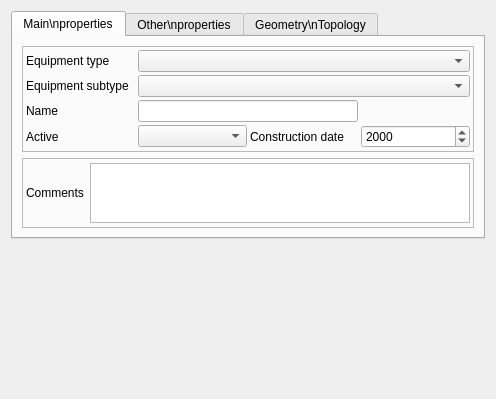
<?xml version="1.0" encoding="UTF-8"?>
<ui version="4.0">
 <class>Form_base3_wds</class>
 <widget class="QWidget" name="Form_base3_wds">
  <property name="geometry">
   <rect>
    <x>0</x>
    <y>0</y>
    <width>496</width>
    <height>399</height>
   </rect>
  </property>
  <property name="windowTitle">
   <string>Form</string>
  </property>
  <layout class="QVBoxLayout" name="verticalLayout" stretch="0,10">
   <item>
    <widget class="QTabWidget" name="tabWidget">
     <property name="currentIndex">
      <number>0</number>
     </property>
     <widget class="QWidget" name="tab">
      <attribute name="title">
       <string>Main\nproperties</string>
      </attribute>
      <layout class="QVBoxLayout" name="verticalLayout_2">
       <item>
        <widget class="QFrame" name="frame">
         <property name="frameShape">
          <enum>QFrame::StyledPanel</enum>
         </property>
         <property name="frameShadow">
          <enum>QFrame::Raised</enum>
         </property>
         <layout class="QGridLayout" name="gridLayout">
          <property name="leftMargin">
           <number>3</number>
          </property>
          <property name="topMargin">
           <number>3</number>
          </property>
          <property name="rightMargin">
           <number>3</number>
          </property>
          <property name="bottomMargin">
           <number>3</number>
          </property>
          <property name="spacing">
           <number>3</number>
          </property>
          <item row="0" column="0">
           <widget class="QLabel" name="label_2">
            <property name="text">
             <string>Equipment type</string>
            </property>
            <property name="wordWrap">
             <bool>true</bool>
            </property>
           </widget>
          </item>
          <item row="1" column="0">
           <widget class="QLabel" name="label_8">
            <property name="text">
             <string>Equipment subtype</string>
            </property>
            <property name="wordWrap">
             <bool>true</bool>
            </property>
           </widget>
          </item>
          <item row="3" column="0">
           <widget class="QLabel" name="label_28">
            <property name="text">
             <string>Active</string>
            </property>
           </widget>
          </item>
          <item row="2" column="0">
           <widget class="QLabel" name="label_24">
            <property name="text">
             <string>Name</string>
            </property>
           </widget>
          </item>
          <item row="3" column="1">
           <widget class="QComboBox" name="comboBox_enservice"/>
          </item>
          <item row="1" column="1" colspan="3">
           <widget class="QComboBox" name="comboBox_sstype"/>
          </item>
          <item row="0" column="1" colspan="3">
           <widget class="QComboBox" name="comboBox_typeouvrage"/>
          </item>
          <item row="3" column="2">
           <widget class="QLabel" name="label_29">
            <property name="text">
             <string>Construction date</string>
            </property>
            <property name="wordWrap">
             <bool>true</bool>
            </property>
           </widget>
          </item>
          <item row="3" column="3">
           <widget class="QDateEdit" name="dateEdit_anneepose">
            <property name="displayFormat">
             <string>yyyy</string>
            </property>
           </widget>
          </item>
          <item row="2" column="1" colspan="2">
           <widget class="QLineEdit" name="lineEdit_nom"/>
          </item>
         </layout>
        </widget>
       </item>
       <item>
        <widget class="QFrame" name="frame_2">
         <property name="frameShape">
          <enum>QFrame::StyledPanel</enum>
         </property>
         <property name="frameShadow">
          <enum>QFrame::Raised</enum>
         </property>
         <layout class="QHBoxLayout" name="horizontalLayout">
          <property name="leftMargin">
           <number>3</number>
          </property>
          <property name="topMargin">
           <number>3</number>
          </property>
          <property name="rightMargin">
           <number>3</number>
          </property>
          <property name="bottomMargin">
           <number>3</number>
          </property>
          <item>
           <widget class="QLabel" name="label_7">
            <property name="text">
             <string>Comments</string>
            </property>
           </widget>
          </item>
          <item>
           <widget class="QTextBrowser" name="textBrowser_commentaire">
            <property name="maximumSize">
             <size>
              <width>16777215</width>
              <height>60</height>
             </size>
            </property>
            <property name="readOnly">
             <bool>false</bool>
            </property>
           </widget>
          </item>
         </layout>
        </widget>
       </item>
      </layout>
     </widget>
     <widget class="QWidget" name="tab_2">
      <attribute name="title">
       <string>Other\nproperties</string>
      </attribute>
      <layout class="QVBoxLayout" name="verticalLayout_3">
       <item>
        <widget class="QStackedWidget" name="stackedWidget">
         <property name="currentIndex">
          <number>3</number>
         </property>
         <widget class="QWidget" name="Regard">
          <layout class="QGridLayout" name="gridLayout_2">
           <item row="0" column="0">
            <widget class="QLabel" name="label_26">
             <property name="text">
              <string>Total dynamic head</string>
             </property>
             <property name="wordWrap">
              <bool>true</bool>
             </property>
            </widget>
           </item>
           <item row="0" column="2">
            <widget class="QToolButton" name="toolButton_hmano">
             <property name="text">
              <string>...</string>
             </property>
            </widget>
           </item>
           <item row="0" column="1">
            <widget class="QDoubleSpinBox" name="doubleSpinBox_hmano">
             <property name="minimum">
              <double>-1.000000000000000</double>
             </property>
             <property name="maximum">
              <double>999999.000000000000000</double>
             </property>
            </widget>
           </item>
           <item row="1" column="1">
            <spacer name="verticalSpacer_2">
             <property name="orientation">
              <enum>Qt::Vertical</enum>
             </property>
             <property name="sizeHint" stdset="0">
              <size>
               <width>20</width>
               <height>40</height>
              </size>
             </property>
            </spacer>
           </item>
          </layout>
         </widget>
         <widget class="QWidget" name="branchement">
          <layout class="QGridLayout" name="gridLayout_5">
           <item row="0" column="0">
            <widget class="QLabel" name="label_5">
             <property name="text">
              <string>Volume</string>
             </property>
             <property name="wordWrap">
              <bool>true</bool>
             </property>
            </widget>
           </item>
           <item row="2" column="0">
            <widget class="QLabel" name="label_25">
             <property name="text">
              <string>Overflow elevation</string>
             </property>
             <property name="wordWrap">
              <bool>true</bool>
             </property>
            </widget>
           </item>
           <item row="0" column="1">
            <widget class="QDoubleSpinBox" name="doubleSpinBox_volume"/>
           </item>
           <item row="0" column="2">
            <widget class="QToolButton" name="toolButton_volume">
             <property name="text">
              <string>...</string>
             </property>
            </widget>
           </item>
           <item row="0" column="3">
            <widget class="QLabel" name="label_6">
             <property name="text">
              <string>Tank number</string>
             </property>
             <property name="wordWrap">
              <bool>true</bool>
             </property>
            </widget>
           </item>
           <item row="1" column="3">
            <widget class="QLabel" name="label_3">
             <property name="text">
              <string>Culvert elevation</string>
             </property>
             <property name="wordWrap">
              <bool>true</bool>
             </property>
            </widget>
           </item>
           <item row="0" column="4">
            <widget class="QSpinBox" name="spinBox_nbrecuves"/>
           </item>
           <item row="0" column="5">
            <widget class="QToolButton" name="toolButton_nbrecuve">
             <property name="text">
              <string>...</string>
             </property>
            </widget>
           </item>
           <item row="3" column="2">
            <spacer name="verticalSpacer_3">
             <property name="orientation">
              <enum>Qt::Vertical</enum>
             </property>
             <property name="sizeHint" stdset="0">
              <size>
               <width>20</width>
               <height>40</height>
              </size>
             </property>
            </spacer>
           </item>
           <item row="1" column="0">
            <widget class="QLabel" name="label">
             <property name="text">
              <string>Sql elevation</string>
             </property>
             <property name="wordWrap">
              <bool>true</bool>
             </property>
            </widget>
           </item>
           <item row="1" column="1">
            <widget class="QDoubleSpinBox" name="doubleSpinBox_cotesql"/>
           </item>
           <item row="1" column="4">
            <widget class="QDoubleSpinBox" name="doubleSpinBox_coteradier"/>
           </item>
           <item row="2" column="1">
            <widget class="QDoubleSpinBox" name="doubleSpinBox_cotetp"/>
           </item>
           <item row="1" column="2">
            <widget class="QToolButton" name="toolButton_cotesql">
             <property name="text">
              <string>...</string>
             </property>
            </widget>
           </item>
           <item row="1" column="5">
            <widget class="QToolButton" name="toolButton_coteradier">
             <property name="text">
              <string>...</string>
             </property>
            </widget>
           </item>
           <item row="2" column="2">
            <widget class="QToolButton" name="toolButton_cotetp">
             <property name="text">
              <string>...</string>
             </property>
            </widget>
           </item>
          </layout>
         </widget>
         <widget class="QWidget" name="refoulement">
          <layout class="QGridLayout" name="gridLayout_7">
           <item row="1" column="0">
            <widget class="QLabel" name="label_30">
             <property name="text">
              <string>Counter number</string>
             </property>
             <property name="wordWrap">
              <bool>true</bool>
             </property>
            </widget>
           </item>
           <item row="0" column="1">
            <widget class="QDoubleSpinBox" name="doubleSpinBox_diam">
             <property name="decimals">
              <number>3</number>
             </property>
            </widget>
           </item>
           <item row="0" column="2">
            <widget class="QToolButton" name="toolButton_diam">
             <property name="text">
              <string>...</string>
             </property>
            </widget>
           </item>
           <item row="0" column="0">
            <widget class="QLabel" name="label_27">
             <property name="text">
              <string>Diameter</string>
             </property>
             <property name="wordWrap">
              <bool>true</bool>
             </property>
            </widget>
           </item>
           <item row="2" column="0">
            <widget class="QLabel" name="label_31">
             <property name="text">
              <string>Counter type</string>
             </property>
             <property name="wordWrap">
              <bool>true</bool>
             </property>
            </widget>
           </item>
           <item row="3" column="0">
            <spacer name="verticalSpacer_4">
             <property name="orientation">
              <enum>Qt::Vertical</enum>
             </property>
             <property name="sizeHint" stdset="0">
              <size>
               <width>20</width>
               <height>40</height>
              </size>
             </property>
            </spacer>
           </item>
           <item row="1" column="1">
            <widget class="QDoubleSpinBox" name="doubleSpinBox_nbrecompteur"/>
           </item>
           <item row="1" column="2">
            <widget class="QToolButton" name="toolButton_nbrecompteur">
             <property name="text">
              <string>...</string>
             </property>
            </widget>
           </item>
           <item row="2" column="1" colspan="2">
            <widget class="QComboBox" name="comboBox_fonct"/>
           </item>
          </layout>
         </widget>
         <widget class="QWidget" name="page">
          <layout class="QGridLayout" name="gridLayout_6"/>
         </widget>
         <widget class="QWidget" name="autre"/>
        </widget>
       </item>
      </layout>
     </widget>
     <widget class="QWidget" name="tab_3">
      <attribute name="title">
       <string>Geometry\nTopology</string>
      </attribute>
      <layout class="QVBoxLayout" name="verticalLayout_4">
       <item>
        <widget class="QFrame" name="frame_4">
         <property name="frameShape">
          <enum>QFrame::StyledPanel</enum>
         </property>
         <property name="frameShadow">
          <enum>QFrame::Raised</enum>
         </property>
         <layout class="QGridLayout" name="gridLayout_4">
          <item row="0" column="0">
           <widget class="QLabel" name="label_32">
            <property name="text">
             <string>Depth</string>
            </property>
           </widget>
          </item>
          <item row="0" column="1">
           <widget class="QDoubleSpinBox" name="doubleSpinBox_prof">
            <property name="minimum">
             <double>-1.000000000000000</double>
            </property>
            <property name="maximum">
             <double>9999.000000000000000</double>
            </property>
           </widget>
          </item>
          <item row="0" column="2">
           <widget class="QToolButton" name="toolButton_prof">
            <property name="text">
             <string>...</string>
            </property>
           </widget>
          </item>
         </layout>
        </widget>
       </item>
       <item>
        <widget class="QFrame" name="frame_3">
         <property name="frameShape">
          <enum>QFrame::StyledPanel</enum>
         </property>
         <property name="frameShadow">
          <enum>QFrame::Raised</enum>
         </property>
         <layout class="QGridLayout" name="gridLayout_3">
          <property name="leftMargin">
           <number>3</number>
          </property>
          <property name="topMargin">
           <number>3</number>
          </property>
          <property name="rightMargin">
           <number>3</number>
          </property>
          <property name="bottomMargin">
           <number>3</number>
          </property>
          <property name="spacing">
           <number>3</number>
          </property>
          <item row="2" column="1">
           <widget class="QDoubleSpinBox" name="doubleSpinBox_Z">
            <property name="minimum">
             <double>-99.000000000000000</double>
            </property>
            <property name="maximum">
             <double>99999999.000000000000000</double>
            </property>
           </widget>
          </item>
          <item row="1" column="1">
           <widget class="QDoubleSpinBox" name="doubleSpinBox_Y">
            <property name="minimum">
             <double>-99.000000000000000</double>
            </property>
            <property name="maximum">
             <double>99999999.000000000000000</double>
            </property>
           </widget>
          </item>
          <item row="2" column="3">
           <widget class="QDoubleSpinBox" name="doubleSpinBox_dZ">
            <property name="minimum">
             <double>-1.000000000000000</double>
            </property>
            <property name="maximum">
             <double>999.000000000000000</double>
            </property>
           </widget>
          </item>
          <item row="1" column="0">
           <widget class="QLabel" name="label_18">
            <property name="text">
             <string>Y</string>
            </property>
           </widget>
          </item>
          <item row="2" column="0">
           <widget class="QLabel" name="label_22">
            <property name="text">
             <string>Z cover</string>
            </property>
           </widget>
          </item>
          <item row="1" column="3">
           <widget class="QDoubleSpinBox" name="doubleSpinBox_dY">
            <property name="minimum">
             <double>-1.000000000000000</double>
            </property>
            <property name="maximum">
             <double>999.000000000000000</double>
            </property>
           </widget>
          </item>
          <item row="0" column="0">
           <widget class="QLabel" name="label_15">
            <property name="text">
             <string>X</string>
            </property>
           </widget>
          </item>
          <item row="0" column="3">
           <widget class="QDoubleSpinBox" name="doubleSpinBox_dX">
            <property name="minimum">
             <double>-1.000000000000000</double>
            </property>
            <property name="maximum">
             <double>999.000000000000000</double>
            </property>
           </widget>
          </item>
          <item row="0" column="1">
           <widget class="QDoubleSpinBox" name="doubleSpinBox_X">
            <property name="minimum">
             <double>-99.000000000000000</double>
            </property>
            <property name="maximum">
             <double>99999999.000000000000000</double>
            </property>
           </widget>
          </item>
          <item row="1" column="2">
           <widget class="QLabel" name="label_21">
            <property name="text">
             <string>dY</string>
            </property>
           </widget>
          </item>
          <item row="0" column="2">
           <widget class="QLabel" name="label_16">
            <property name="text">
             <string>dX</string>
            </property>
           </widget>
          </item>
          <item row="2" column="2">
           <widget class="QLabel" name="label_23">
            <property name="text">
             <string>dZ</string>
            </property>
           </widget>
          </item>
          <item row="3" column="0" colspan="4">
           <widget class="QPushButton" name="pushButton_getGPS">
            <property name="text">
             <string>GPS</string>
            </property>
           </widget>
          </item>
         </layout>
        </widget>
       </item>
       <item>
        <widget class="QFrame" name="frame_gps">
         <property name="frameShape">
          <enum>QFrame::StyledPanel</enum>
         </property>
         <property name="frameShadow">
          <enum>QFrame::Raised</enum>
         </property>
        </widget>
       </item>
      </layout>
     </widget>
    </widget>
   </item>
   <item>
    <spacer name="verticalSpacer">
     <property name="orientation">
      <enum>Qt::Vertical</enum>
     </property>
     <property name="sizeHint" stdset="0">
      <size>
       <width>20</width>
       <height>40</height>
      </size>
     </property>
    </spacer>
   </item>
  </layout>
 </widget>
 <resources/>
 <connections/>
</ui>
